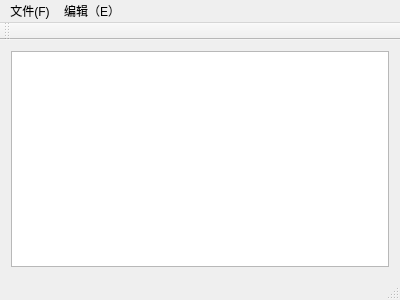
<?xml version="1.0" encoding="UTF-8"?>
<ui version="4.0">
 <class>MainWindow</class>
 <widget class="QMainWindow" name="MainWindow">
  <property name="geometry">
   <rect>
    <x>0</x>
    <y>0</y>
    <width>400</width>
    <height>300</height>
   </rect>
  </property>
  <property name="windowTitle">
   <string>MainWindow</string>
  </property>
  <widget class="QWidget" name="centralWidget">
   <layout class="QGridLayout" name="gridLayout">
    <item row="0" column="0">
     <widget class="QTextEdit" name="textEdit"/>
    </item>
   </layout>
  </widget>
  <widget class="QMenuBar" name="menuBar">
   <property name="geometry">
    <rect>
     <x>0</x>
     <y>0</y>
     <width>400</width>
     <height>23</height>
    </rect>
   </property>
   <widget class="QMenu" name="menu_F">
    <property name="title">
     <string>文件(F)</string>
    </property>
    <addaction name="action_N"/>
    <addaction name="action_O"/>
    <addaction name="action_S"/>
    <addaction name="action_A"/>
    <addaction name="separator"/>
    <addaction name="action_P"/>
    <addaction name="action_2"/>
   </widget>
   <widget class="QMenu" name="menu_E">
    <property name="title">
     <string>编辑（E）</string>
    </property>
    <addaction name="action_U"/>
    <addaction name="action_R"/>
    <addaction name="separator"/>
    <addaction name="action_C"/>
    <addaction name="action_X"/>
    <addaction name="action_V"/>
    <addaction name="separator"/>
    <addaction name="action_A_2"/>
    <addaction name="action_D"/>
    <addaction name="font"/>
    <addaction name="color"/>
   </widget>
   <addaction name="menu_F"/>
   <addaction name="menu_E"/>
  </widget>
  <widget class="QToolBar" name="mainToolBar">
   <attribute name="toolBarArea">
    <enum>TopToolBarArea</enum>
   </attribute>
   <attribute name="toolBarBreak">
    <bool>false</bool>
   </attribute>
  </widget>
  <widget class="QStatusBar" name="statusBar"/>
  <action name="action_N">
   <property name="text">
    <string>新建(N)</string>
   </property>
  </action>
  <action name="action_O">
   <property name="text">
    <string>打开(O)</string>
   </property>
  </action>
  <action name="action_S">
   <property name="text">
    <string>保存(S)</string>
   </property>
  </action>
  <action name="action_A">
   <property name="text">
    <string>另存为(A)</string>
   </property>
  </action>
  <action name="action_P">
   <property name="text">
    <string>打印(P)</string>
   </property>
  </action>
  <action name="action_2">
   <property name="text">
    <string>退出()</string>
   </property>
  </action>
  <action name="action_U">
   <property name="text">
    <string>撤销(U)</string>
   </property>
  </action>
  <action name="action_R">
   <property name="text">
    <string>重做 (R)</string>
   </property>
  </action>
  <action name="action_C">
   <property name="text">
    <string>复制(C)</string>
   </property>
  </action>
  <action name="action_X">
   <property name="text">
    <string>剪切 (X)</string>
   </property>
  </action>
  <action name="action_V">
   <property name="text">
    <string>粘贴 (V)</string>
   </property>
  </action>
  <action name="action_A_2">
   <property name="text">
    <string>全选(A)</string>
   </property>
  </action>
  <action name="action_D">
   <property name="text">
    <string>日期(D)</string>
   </property>
  </action>
  <action name="font">
   <property name="text">
    <string>字体(F)</string>
   </property>
  </action>
  <action name="color">
   <property name="text">
    <string>颜色(C)</string>
   </property>
  </action>
 </widget>
 <layoutdefault spacing="6" margin="11"/>
 <resources/>
 <connections/>
</ui>
